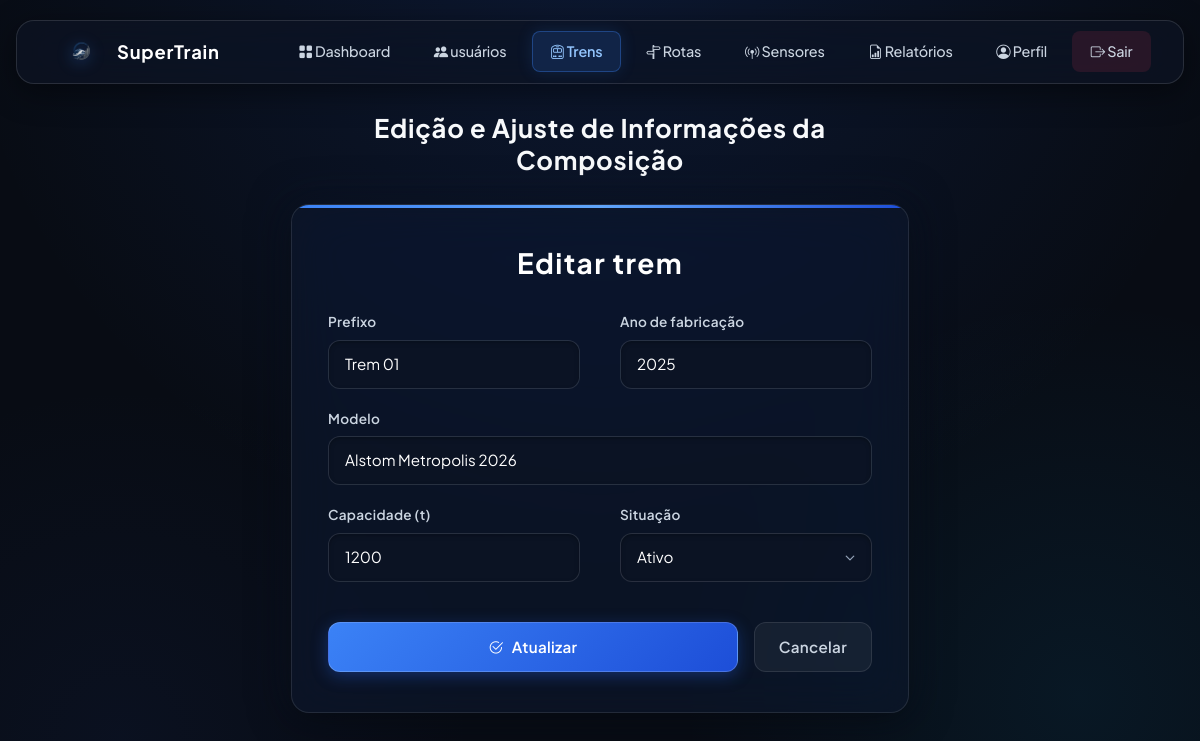
Page /formulario.php?id=1 (signed in) on the committed database.
### tables this page shows
CREATE TABLE `trens` (
    `id` INT AUTO_INCREMENT PRIMARY KEY,
    `prefixo` VARCHAR(20) NOT NULL UNIQUE,
    `modelo_composicao` VARCHAR(100) NOT NULL DEFAULT 'SuperTrain Série 2000',
    `linha_id` INT NULL,
    `tipo` ENUM('passageiros', 'carga', 'expresso') NOT NULL DEFAULT 'passageiros',
    `status_operacional` ENUM('ativo', 'parado', 'manutencao') NOT NULL DEFAULT 'ativo',
    `capacidade_maxima` INT NOT NULL DEFAULT 800,
    `velocidade_maxima_kmh` DECIMAL(5,2) NOT NULL DEFAULT 80.00,
    `ano_fabricacao` YEAR NOT NULL DEFAULT 2024,
    `ativo` BOOLEAN NOT NULL DEFAULT TRUE,
    `criado_em` DATETIME DEFAULT CURRENT_TIMESTAMP,
    `atualizado_em` DATETIME DEFAULT CURRENT_TIMESTAMP ON UPDATE CURRENT_TIMESTAMP,
    CONSTRAINT `fk_trens_linha` FOREIGN KEY (`linha_id`) REFERENCES `linhas`(`id`) ON DELETE SET NULL,
    INDEX `idx_trens_status` (`status_operacional`),
    INDEX `idx_trens_linha` (`linha_id`)
);

### formulario.php (the view, shortened to what this page needs)
<?php
require_once 'config.php';
$id = (int) ($_GET['id'] ?? 0);
$prefixo = '';
$modelo = '';
$ano_fabricacao = '';
$capacidade_maxima = '';
$status_atual = 'ativo';
$status_operacional = [
    'ativo' => 'Ativo',
    'manutencao' => 'Em manutenção',
    'parado' => 'Parado'
];
if ($id > 0 && $_SERVER['REQUEST_METHOD'] === 'GET') {
    $stmt = $conexao->prepare('SELECT * FROM trens WHERE id = ?');
    $stmt->bind_param('i', $id);
    $stmt->execute();
    $trem = $stmt->get_result()->fetch_assoc();
    $prefixo = $trem['prefixo'];
    $modelo = $trem['modelo_composicao'];
    $ano_fabricacao = $trem['ano_fabricacao'];
    $capacidade_maxima = $trem['capacidade_maxima'];
    $status_atual = $trem['status_operacional'];
}
?>
<!DOCTYPE html>
<html lang="pt-br">
<head>
  <link href="https://cdn.jsdelivr.net/npm/bootstrap@5.3.3/dist/css/bootstrap.min.css" rel="stylesheet" />
  <link rel="stylesheet" href="https://cdn.jsdelivr.net/npm/bootstrap-icons@1.11.3/font/bootstrap-icons.min.css" />
  <link rel="stylesheet" href="estilo/formulario.css" />
</head>
<body>
  <header>
    <nav class="navbar navbar-expand-lg bg-blur">
      <div class="container-fluid">
        <a class="navbar-brand" href="dashboard.php">
          <img src="imagens/logo.png" alt="SuperTrain Logo" width="36" height="28" />
          SuperTrain
        </a>
        <div class="collapse navbar-collapse" id="navbarSuperTrain">
          <ul class="navbar-nav ms-auto mb-2 mb-lg-0">
            <li class="nav-item">
              <a class="nav-link" href="dashboard.php">
                <i class="bi bi-grid-fill"></i> Dashboard
              </a>
            </li>
            <li class="nav-item">
              <a class="nav-link" href="usuarios.php">
                <i class="bi bi-people-fill"></i> usuários
              </a>
            </li>
            <li class="nav-item">
              <a class="nav-link active" aria-current="page" href="trens.php">
                <i class="bi bi-train-front"></i> Trens
              </a>
            </li>
            <li class="nav-item">
              <a class="nav-link" href="rotas.php">
                <i class="bi bi-signpost-split"></i> Rotas
              </a>
            </li>
            <li class="nav-item">
              <a class="nav-link" href="sensores.php">
                <i class="bi bi-broadcast-pin"></i> Sensores
              </a>
            </li>
            <li class="nav-item">
              <a class="nav-link" href="relatorios.php">
                <i class="bi bi-file-earmark-bar-graph"></i> Relatórios
              </a>
            </li>
            <li class="nav-item">
              <a class="nav-link" href="perfil.php">
                <i class="bi bi-person-circle"></i> Perfil
              </a>
            </li>
            <li class="nav-item">
              <a class="nav-link text-danger" href="sair.php">
                <i class="bi bi-box-arrow-right"></i> Sair
              </a>
            </li>
          </ul>
        </div>
      </div>
    </nav>
  </header>
  <main>
    <div class="container formulario-wrapper">
      <h2 class="texto-indicativo">
        <?= $id > 0 ? 'Edição e Ajuste de Informações da Composição' : 'Cadastre uma Nova Composição Ferroviária' ?>
      </h2>
      <div class="card formulario-card">
        <h1 class="card-title"><?= $id > 0 ? 'Editar trem' : 'Novo trem' ?></h1>
        <form method="post" autocomplete="off">
          <div class="linha row">
            <div class="campo col-md-6 form-group mb-3">
              <label for="prefixo" class="form-label">Prefixo</label>
              <input type="text" class="form-control" id="prefixo" name="prefixo" maxlength="20" placeholder="Ex: Trem 130" value="<?= htmlspecialchars($prefixo) ?>" required>
            </div>
            <div class="campo col-md-6 form-group mb-3">
              <label for="ano_fabricacao" class="form-label">Ano de fabricação</label>
              <input type="number" class="form-control" id="ano_fabricacao" name="ano_fabricacao" min="1900" max="2100" placeholder="Ex: 2024" value="<?= htmlspecialchars((string) $ano_fabricacao) ?>" required>
            </div>
          </div>
          <div class="campo form-group mb-3">
            <label for="modelo_composicao" class="form-label">Modelo</label>
            <input type="text" class="form-control" id="modelo_composicao" name="modelo_composicao" maxlength="100" placeholder="Ex: Alstom Metropolis ST-X" value="<?= htmlspecialchars($modelo) ?>" required>
          </div>
          <div class="linha row">
            <div class="campo col-md-6 form-group mb-3">
              <label for="capacidade_maxima" class="form-label">Capacidade (t)</label>
              <input type="number" class="form-control" id="capacidade_maxima" name="capacidade_maxima" step="0.01" min="0.01" placeholder="Ex: 1200" value="<?= htmlspecialchars((string) $capacidade_maxima) ?>" required>
            </div>
            <div class="campo col-md-6 form-group mb-4">
              <label for="status_operacional" class="form-label">Situação</label>
              <select id="status_operacional" name="status_operacional" class="form-select">
                <?php foreach ($status_operacional as $chave => $rotulo): ?>
                  <option value="<?= $chave ?>" <?= $chave === $status_atual ? 'selected' : '' ?>>
                    <?= $rotulo ?>
                  </option>
                <?php endforeach; ?>
              </select>
            </div>
          </div>
          <div class="acoes d-flex gap-3 align-items-center mt-3">
            <button type="submit" class="botao botao-primario flex-grow-1">
              <i class="bi <?= $id > 0 ? 'bi-check2-circle' : 'bi-plus-circle' ?>"></i> <?= $id > 0 ? 'Atualizar' : 'Cadastrar' ?>
            </button>
            <a href="trens.php" class="botao botao-secundario">
              Cancelar
            </a>
          </div>
        </form>
      </div>
    </div>
  </main>
</body>
</html>

### estilo/formulario.css (style rules this page uses)
.formulario-wrapper { max-width: 650px; margin: 1.5rem auto 4rem auto; padding: 0 1rem; }
.texto-indicativo { font-family: var(--font-heading); font-size: clamp(1.2rem, 2.5vw, 1.6rem); color: var(--cor-texto-primario); text-align: center; margin-bottom: 1.75rem; letter-spacing: 0.03em; }
.formulario-card { background: var(--cor-fundo-card); backdrop-filter: blur(24px) saturate(190%); -webkit-backdrop-filter: blur(24px) saturate(190%); border: 1px solid var(--borda-vidro); border-radius: var(--raio-lg); box-shadow: var(--sombra-card), 0 0 40px rgba(15, 23, 42, 0.6); padding: 2.5rem 2.25rem; position: relative; overflow: hidden; }
.formulario-card::before { content: ""; position: absolute; top: 0; left: 0; right: 0; height: 3px; background: linear-gradient(90deg, #3b82f6, #60a5fa, #1d4ed8); }
.card-title { font-family: var(--font-heading); font-size: 1.75rem; color: #ffffff; letter-spacing: 0.05em; margin-bottom: 1.75rem; text-align: center; }
.form-group { margin-bottom: 1.25rem; }
.linha { display: flex; gap: 1rem; flex-wrap: wrap; }
.linha .campo { flex: 1 1 200px; }
.campo { margin-bottom: 1.25rem; }
.acoes { display: flex; gap: 0.75rem; align-items: center; margin-top: 1.5rem; }
.botao { display: inline-flex; align-items: center; justify-content: center; gap: 0.5rem; font-weight: 600; font-size: 0.95rem; padding: 0.75rem 1.5rem; border-radius: var(--raio-md); letter-spacing: 0.02em; cursor: pointer; text-decoration: none; transition: all var(--transicao-media); }
.botao-primario { background: var(--gradiente-primario) !important; border: 1px solid rgba(255, 255, 255, 0.18) !important; color: #ffffff !important; box-shadow: 0 4px 16px rgba(37, 99, 235, 0.35); }
.botao-secundario { background: rgba(255, 255, 255, 0.05); border: 1px solid var(--borda-vidro); color: var(--cor-texto-secundario); }

### rows in the picture
trens: prefixo "Trem 01", ano_fabricacao "2025", modelo_composicao "Alstom Metropolis 2026", capacidade_maxima "1200", status_operacional "Ativo"
